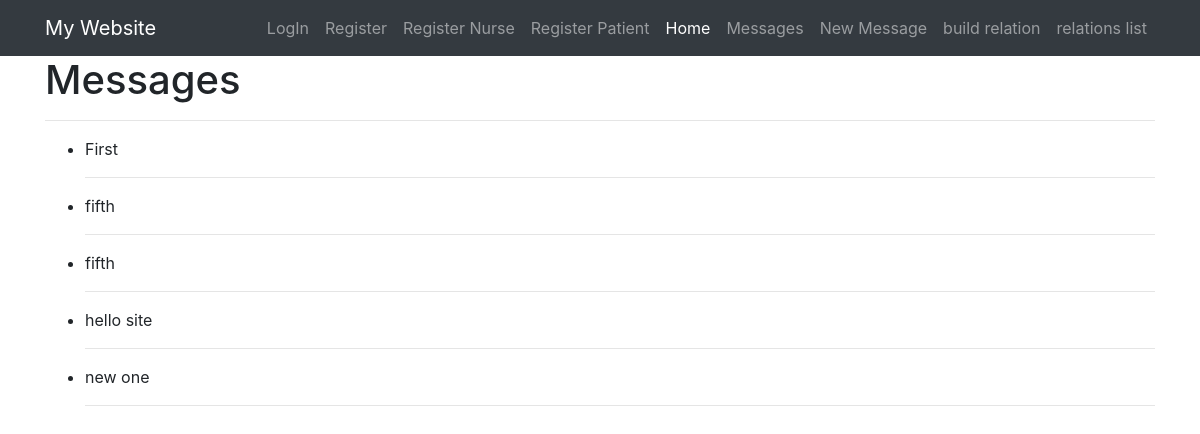
The page /articles/ on the database as committed earlier.
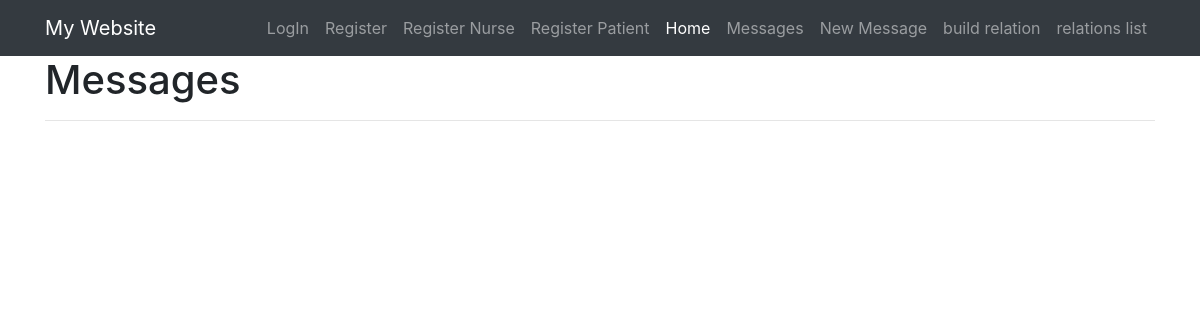
The same page on the database as committed later.
### articles/models.py (models this page shows, shortened)
class Article(models.Model):
    title = models.CharField(max_length=100)
    body = models.TextField()
    pub_date = models.DateTimeField(auto_now_add=True)
    author = models.ForeignKey(get_user_model(), on_delete=models.CASCADE)
    def __str__(self):
        return self.title

### articles/views.py (the view)
# urls.py: path('',views.article_list,name='article_list'),
def article_list(request):
    articles = Article.objects.all()
    context = {'articles':articles}
    return render(request,'articles/article_list.html',context)

### templates/articles/article_list.html (shortened to what this page needs)
{% extends 'base.html' %}
{% block content %}
	<h1>Messages</h1>
    <hr>
    <ul>
      {% for article in articles %}
      	<li> {{ article }}  <br>
         <hr>
        </li>
      {% endfor %}
    </ul>
{% endblock %}

### templates/base.html (shortened to what this page needs)
<!DOCTYPE html>
<html lang="en">
<head>
    <link rel="stylesheet" href="https://cdn.jsdelivr.net/npm/bootstrap@4.6.1/dist/css/bootstrap.min.css">
</head>
<body>
    <nav class="navbar navbar-expand-lg navbar-dark bg-dark">
        <div class="container">
            <a class="navbar-brand" href="">My Website</a>
            <div class="collapse navbar-collapse" id="navbarSupportedContent">
                <ul class="navbar-nav ml-auto">
                    {% if user.is_authenticated %}
                        <li class="nav-items active"> <a class="nav-link">Hi {{ user }} <span class="sr-only">(current)</span> </a> </li>
                        <li class="nav-items active">
                            <form method="POST" action="{% url 'logout' %}">
                                    {% csrf_token %}
                                    <button type="submit" >Logout</button>
                            </form></li>
                    {% else %}
                        <li><a class="nav-link" href="{% url 'login' %}">LogIn</a> </li>
                        <li><a class="nav-link" href="{% url 'signup' %}">Register</a></li>
                        <li><a class="nav-link" href="{% url 'nurse_signup' %}">Register Nurse</a> </li>
                        <li><a class="nav-link" href="{% url 'patient_signup' %}">Register Patient</a> </li>
                    {% endif %}
                    <li class="nav-item active">
                        <a class="nav-link" href="{% url 'home' %}">Home <span class="sr-only">(current)</span></a>
                    </li>
                    <li class="nav-item">
                        <a class="nav-link" href="{% url 'article_list' %}">Messages</a>
                    </li>
                    <li class="nav-item">
                        <a class="nav-link" href="{% url 'article_create' %}">New Message</a>
                    </li>
                    <li class="nav-item">
                        <a class="nav-link" href="{% url 'createCommunication' %}">build relation</a>
                    </li>
                    <li class="nav-item">
                        <a class="nav-link" href="{% url 'communication' %}">relations list</a>
                    </li>
                </ul>
            </div>
        </div>
    </nav>
    <div class="container">
        {% block content %}{% endblock %}
    </div>
</body>
</html>

Rows that differ between the two databases and show on the page:
removed Article: title "First"
removed Article: title "fifth"
removed Article: title "fifth"
removed Article: title "hello site"
removed Article: title "new one"
